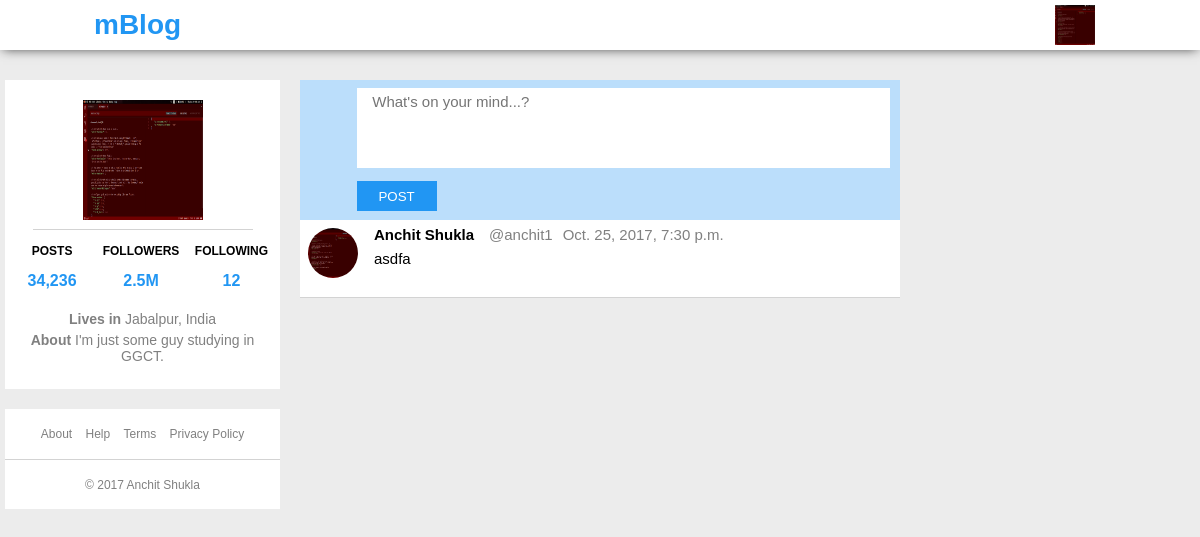
Before: /static/css/style.css with the older database file.
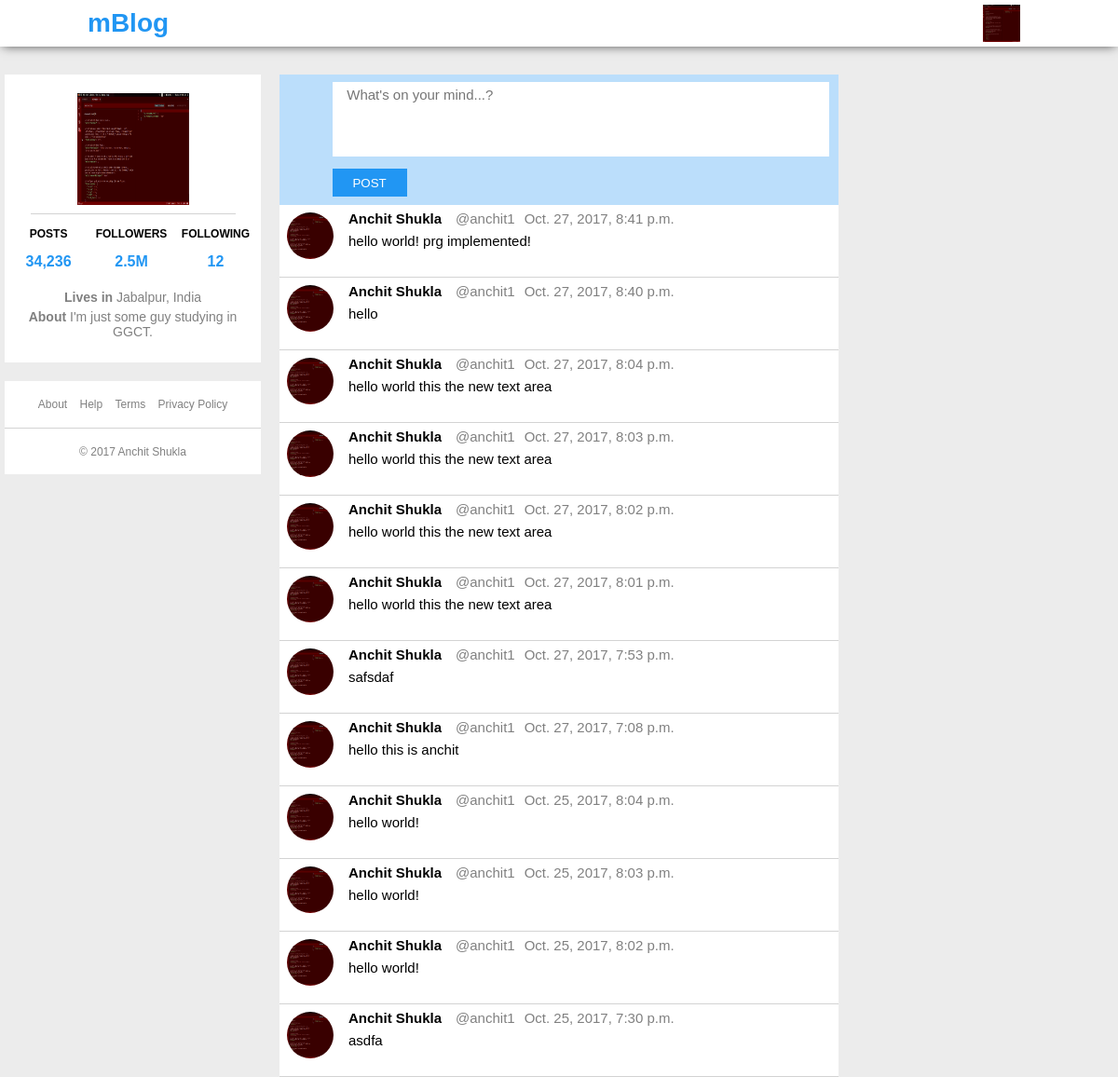
After: the same page with the newer database file.
### blog/models.py (models this page shows, shortened)
class Post(models.Model):
    publish_date = models.DateTimeField(auto_now=True)
    content = models.CharField(max_length=150)
    author = models.ForeignKey(User, on_delete=models.CASCADE)
    class Meta:
        ordering = ['-publish_date']

class User(models.Model):
    first_name = models.CharField(max_length=30)
    last_name = models.CharField(max_length=30)
    username = models.CharField(max_length=16, unique=True)
    email = models.CharField(default='abc@example.com', unique=True, max_length=75)
    password_hash = models.CharField(max_length=256)
    city = models.CharField(max_length=50, blank=True)
    country = models.CharField(max_length=50, blank=True)
    def __str__(self):
        return self.username

### blog/views.py (the view, shortened to what this page needs)
# urls.py: urlpatterns += url(r'^(?P<pk>\w+)', views.feed, name='feed'),
def feed(request, pk):
    post_list= Post.objects.all();
    return render(request, 'blog/feed_base.html', {'user': pk, 'post_list': post_list})

### blog/templates/blog/feed_base.html (shortened to what this page needs)
<!DOCTYPE html>
<html lang="en">
    <head>
        {% load static %}
        <link href="{% static 'css/test/style.css' %}" rel="stylesheet">
    </head>
    <body>
    <div id="header" class="flex">
        <div id="header-logo"><h1><a href="{% url 'home' %}">mBlog</a> </h1></div>
        <div id="dropdown">
            <img id="header-profile-pic" src="{% static 'css/test/ss.png' %}">
        </div>
    </div>
    <div id="body" class="flex">
        <div id="sidebar">
            <div id="profile-side-container">
                <img id="profile-pic" src="{% static 'css/test/ss.png' %}" alt="profile pic">
                <div class="divider"></div>
                <div id="side-stat-container" class="flex">
                    <p><strong>POSTS </strong>34,236</p>
                    <p><strong>FOLLOWERS </strong>2.5M</p>
                    <p><strong>FOLLOWING </strong>12</p>
                </div>
                    <div id="profile-info" class="container-90">
                        <p><strong>Lives in</strong> Jabalpur, India</p>
                        <p><strong>About </strong> I'm just some guy studying in GGCT.</p>
                    </div>
            </div>
            <div id="side-footer">
                <div class="side-footer-half">
                    <a href="">About</a>
                    <a href="">Help</a>
                    <a href="">Terms</a>
                    <a href="">Privacy Policy</a>
                </div>
                <div class="divider-full"></div>
                <div class="side-footer-half">
                    &copy; 2017 Anchit Shukla
                </div>
            </div>
        </div>
        <div id="content">
            <div id="new-post-container">
                <form id="new-post-form" method="post"> {% csrf_token %}
                    <textarea id="id_post_content" name="post_content" placeholder="What's on your mind...?" maxlength="150" rows="10" cols="40"></textarea>
                    <div id="new-post-bottom">
                        <input id="post-btn" type="submit" value="POST" formnovalidate>
                    </div>
                </form>
            </div>
            <div id="post-container">
                {% for post in post_list %}
                    <div class="post flex">
                        <img src="{% static 'css/test/ss.png' %}">
                        <div class="post-content">
                            <div class="post-content-upper flex">
                                <strong>{{ post.author.first_name }} {{ post.author.last_name }}</strong>
                                <p>@{{ post.author }}</p>
                                <p class="post-timestamp">{{ post.publish_date }}</p>
                            </div>
                            <div class="post-content-main">
                                {{ post.content }}
                            </div>
                            <div class="post-lower"></div>
                        </div>
                    </div>
                    <div class="divider-full"></div>
                {% endfor %}
            </div>
        </div>
        <div id="aside"></div>
    </div>
    </body>
</html>

Changed rows visible on the page:
added Post: author.first_name "Anchit", author.last_name "Shukla", author "anchit1", publish_date "Oct. 27, 2017, 8:41 p.m.", content "hello world! prg implemented!"
added Post: author.first_name "Anchit", author.last_name "Shukla", author "anchit1", publish_date "Oct. 27, 2017, 8:40 p.m.", content "hello"
added Post: author.first_name "Anchit", author.last_name "Shukla", author "anchit1", publish_date "Oct. 27, 2017, 8:04 p.m.", content "hello world this the new text area"
added Post: author.first_name "Anchit", author.last_name "Shukla", author "anchit1", publish_date "Oct. 27, 2017, 8:03 p.m.", content "hello world this the new text area"
added Post: author.first_name "Anchit", author.last_name "Shukla", author "anchit1", publish_date "Oct. 27, 2017, 8:02 p.m.", content "hello world this the new text area"
added Post: author.first_name "Anchit", author.last_name "Shukla", author "anchit1", publish_date "Oct. 27, 2017, 8:01 p.m.", content "hello world this the new text area"
added Post: author.first_name "Anchit", author.last_name "Shukla", author "anchit1", publish_date "Oct. 27, 2017, 7:53 p.m.", content "safsdaf"
added Post: author.first_name "Anchit", author.last_name "Shukla", author "anchit1", publish_date "Oct. 27, 2017, 7:08 p.m.", content "hello this is anchit"
added Post: author.first_name "Anchit", author.last_name "Shukla", author "anchit1", publish_date "Oct. 25, 2017, 8:04 p.m.", content "hello world!"
added Post: author.first_name "Anchit", author.last_name "Shukla", author "anchit1", publish_date "Oct. 25, 2017, 8:03 p.m.", content "hello world!"
added Post: author.first_name "Anchit", author.last_name "Shukla", author "anchit1", publish_date "Oct. 25, 2017, 8:02 p.m.", content "hello world!"
